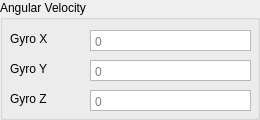
              <widget class="QGroupBox" name="angular">
               <property name="title">
                <string>Angular Velocity</string>
               </property>
               <widget class="QPlainTextEdit" name="gyroX">
                <property name="geometry">
                 <rect>
                  <x>90</x>
                  <y>30</y>
                  <width>161</width>
                  <height>21</height>
                 </rect>
                </property>
                <property name="toolTip">
                 <string notr="true"/>
                </property>
                <property name="inputMethodHints">
                 <set>Qt::InputMethodHint::ImhNone</set>
                </property>
                <property name="verticalScrollBarPolicy">
                 <enum>Qt::ScrollBarPolicy::ScrollBarAlwaysOff</enum>
                </property>
                <property name="horizontalScrollBarPolicy">
                 <enum>Qt::ScrollBarPolicy::ScrollBarAlwaysOff</enum>
                </property>
                <property name="lineWrapMode">
                 <enum>QPlainTextEdit::LineWrapMode::NoWrap</enum>
                </property>
                <property name="readOnly">
                 <bool>true</bool>
                </property>
                <property name="placeholderText">
                 <string>0</string>
                </property>
               </widget>
               <widget class="QLabel" name="labelGyroX">
                <property name="geometry">
                 <rect>
                  <x>10</x>
                  <y>30</y>
                  <width>67</width>
                  <height>17</height>
                 </rect>
                </property>
                <property name="text">
                 <string>Gyro X</string>
                </property>
               </widget>
               <widget class="QPlainTextEdit" name="gyroY">
                <property name="geometry">
                 <rect>
                  <x>90</x>
                  <y>60</y>
                  <width>161</width>
                  <height>21</height>
                 </rect>
                </property>
                <property name="toolTip">
                 <string notr="true"/>
                </property>
                <property name="inputMethodHints">
                 <set>Qt::InputMethodHint::ImhNone</set>
                </property>
                <property name="verticalScrollBarPolicy">
                 <enum>Qt::ScrollBarPolicy::ScrollBarAlwaysOff</enum>
                </property>
                <property name="horizontalScrollBarPolicy">
                 <enum>Qt::ScrollBarPolicy::ScrollBarAlwaysOff</enum>
                </property>
                <property name="lineWrapMode">
                 <enum>QPlainTextEdit::LineWrapMode::NoWrap</enum>
                </property>
                <property name="readOnly">
                 <bool>true</bool>
                </property>
                <property name="placeholderText">
                 <string>0</string>
                </property>
               </widget>
               <widget class="QLabel" name="labelGryoY">
                <property name="geometry">
                 <rect>
                  <x>10</x>
                  <y>60</y>
                  <width>81</width>
                  <height>17</height>
                 </rect>
                </property>
                <property name="text">
                 <string>Gyro Y</string>
                </property>
               </widget>
               <widget class="QLabel" name="labelGryoZ">
                <property name="geometry">
                 <rect>
                  <x>10</x>
                  <y>90</y>
                  <width>67</width>
                  <height>17</height>
                 </rect>
                </property>
                <property name="text">
                 <string>Gyro Z</string>
                </property>
               </widget>
               <widget class="QPlainTextEdit" name="gyroZ">
                <property name="geometry">
                 <rect>
                  <x>90</x>
                  <y>90</y>
                  <width>161</width>
                  <height>21</height>
                 </rect>
                </property>
                <property name="toolTip">
                 <string notr="true"/>
                </property>
                <property name="inputMethodHints">
                 <set>Qt::InputMethodHint::ImhNone</set>
                </property>
                <property name="verticalScrollBarPolicy">
                 <enum>Qt::ScrollBarPolicy::ScrollBarAlwaysOff</enum>
                </property>
                <property name="horizontalScrollBarPolicy">
                 <enum>Qt::ScrollBarPolicy::ScrollBarAlwaysOff</enum>
                </property>
                <property name="lineWrapMode">
                 <enum>QPlainTextEdit::LineWrapMode::NoWrap</enum>
                </property>
                <property name="readOnly">
                 <bool>true</bool>
                </property>
                <property name="placeholderText">
                 <string>0</string>
                </property>
               </widget>
              </widget>
